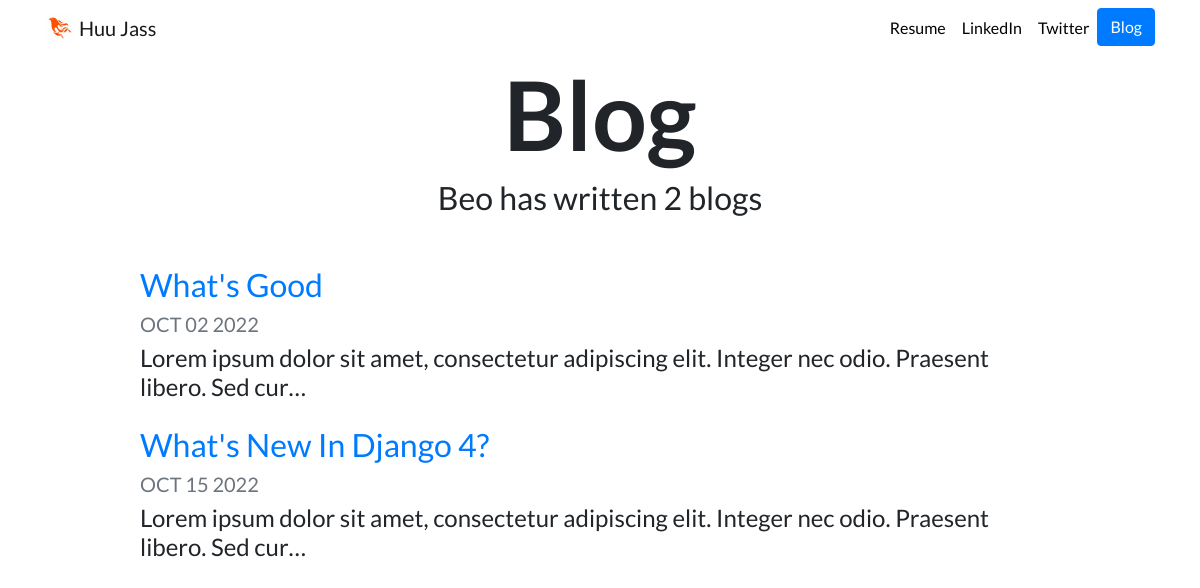
/blog/, run on an earlier commit of the app's database.
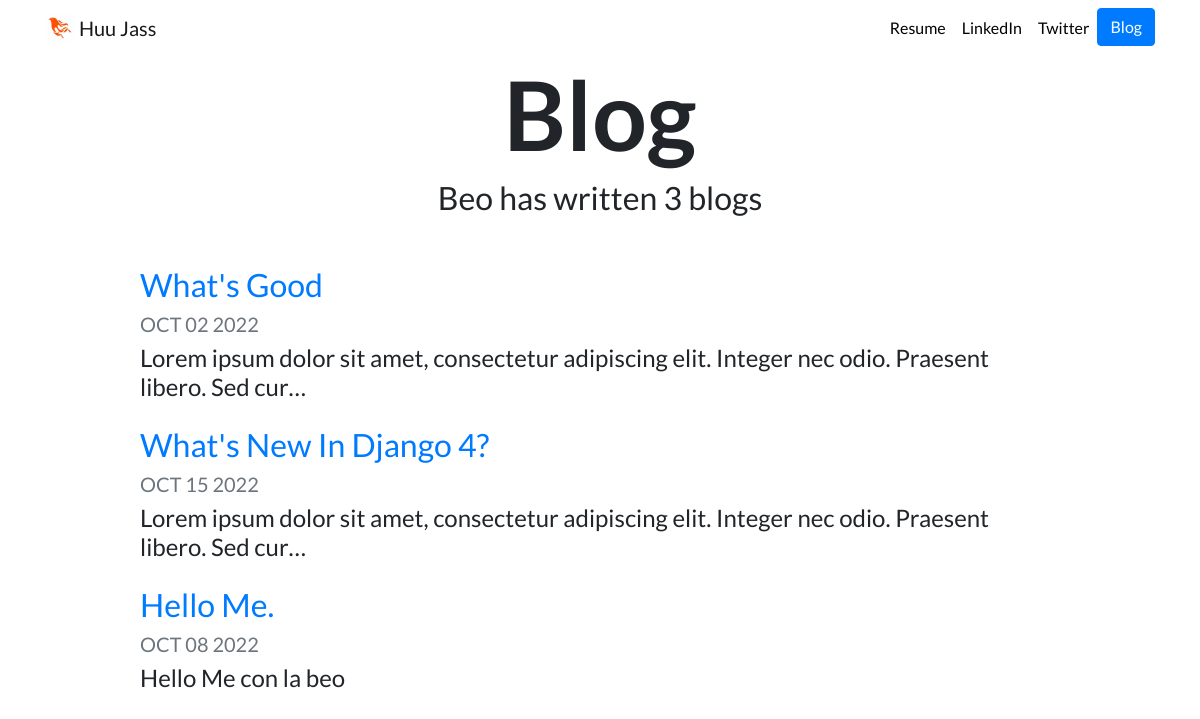
And on a later commit of the database.
### blog/models.py (models this page shows, shortened)
class Blog(models.Model):
    title = models.CharField(max_length=200)
    description = models.TextField()
    date = models.DateField()

### blog/views.py (the view)
# urls.py: path('', views.all_blogs, name = 'all_blogs'),
def all_blogs(request):
    blog = Blog.objects.all()
    parameters = {'blogs':blog}
    return render(request, "blog/all_blogs.html", parameters)

### blog/templates/blog/all_blogs.html
{% extends 'portfolio/base.html' %}
{% load static %}
{% block content %}
<h1 id = "blogtitle" class = "font-weight-bold text-center">Blog</h1>
<h2 class = "text-center mb-5">Beo has written {{ blogs.count }} blog{{ blogs.count |pluralize }}</h2>
{% for blog in blogs %}
<div class="row justify-content-center my-3">
    <div class="col-md-10">
      <a href="{% url 'blog:detail' blog.id %}">
        <h2>{{ blog.title }}</h2>
      </a>
      <h5 class="text-muted">{{ blog.date|date:'M d Y'|upper }}</h5>
      <h4>{{ blog.description|striptags|truncatechars:100 }}</h4>
    </div>
  </div>
{% endfor %}
{% endblock %}

What changed in the data, as far as the page shows it:
added Blog: title "Hello Me.", date "OCT 08 2022", description "Hello Me con la beo"
Also different on the page:
{{ blogs.count }}: "2" → "3"
